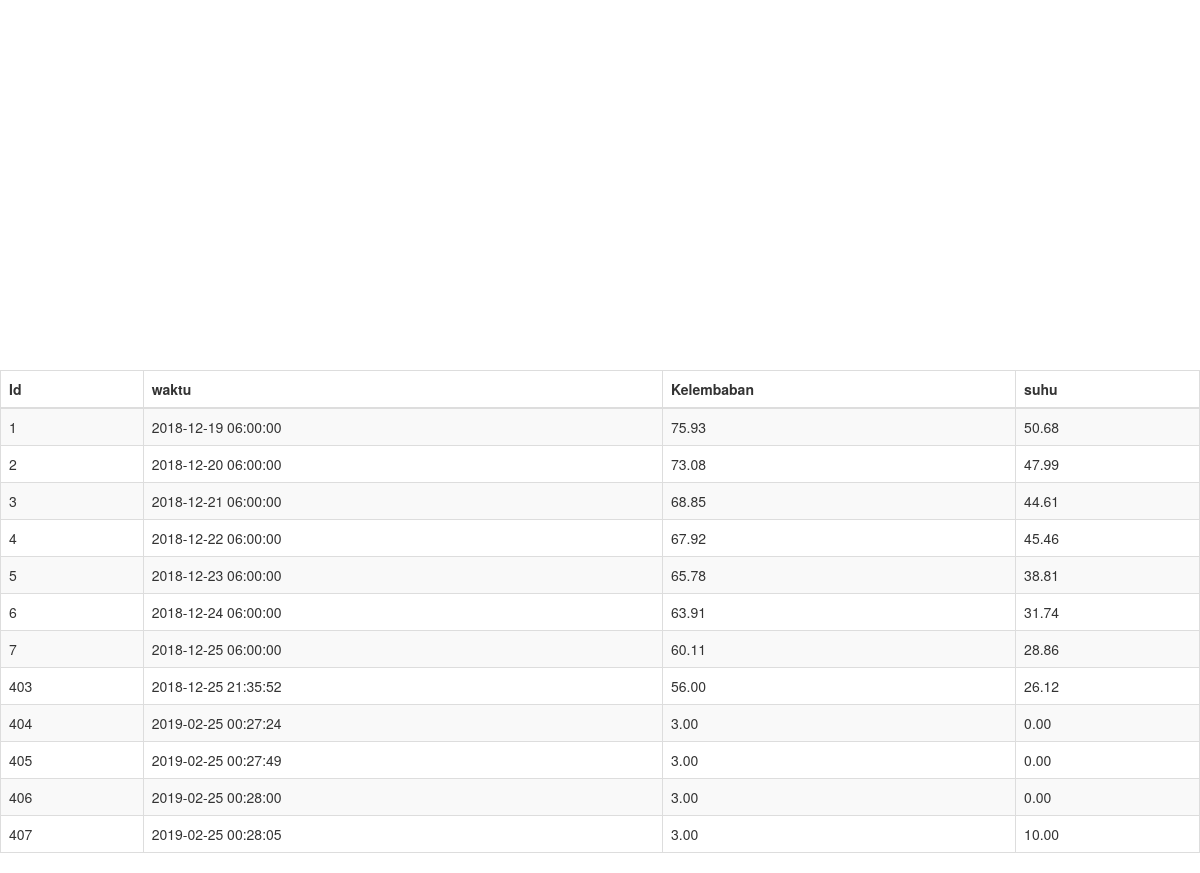
Page /index.php/manage_monitoring on the committed database.
### tables this page shows
CREATE TABLE `monitoring` (
  `id` int(11) NOT NULL,
  `waktu` datetime NOT NULL DEFAULT CURRENT_TIMESTAMP ON UPDATE CURRENT_TIMESTAMP,
  `kelembaban` float(8,2) NOT NULL,
  `suhu` float(8,2) NOT NULL
);

### application/controllers/manage_monitoring.php (called while the page is built, shortened)
<?php
class Manage_monitoring extends CI_Controller{
    function __construct()
    {
        $this->load->model('model_monitoring');
    }
    function index()
    {
		$this->load->model('model_monitoring','monitoring');
		$data['monitoring'] = $this->model_monitoring->get_all_monitoring();
        $data['_view'] = 'pemilik/monitoring/index';
        $this->load->view('layout',$data);
    }
}

### index.php (called while the page is built, shortened)
<?php
require_once BASEPATH.'core/CodeIgniter.php';

### application/models/model_monitoring.php (called while the page is built, shortened)
<?php
class Model_monitoring extends CI_Model
{
    function get_all_monitoring()
    {
        $this->db->select('*');
        $this->db->from("monitoring");
        return $this->db->get()->result_array();
    }
}

### application/views/pemilik/monitoring/index.php (the view, shortened to what this page needs)
<link rel="stylesheet" type="text/css" href="https://cdn.datatables.net/1.10.19/css/jquery.dataTables.css">
    <div id="container" style="width: 1000px; height: 330px; margin: 0 auto"></div>
<br><br>
<table class="table table-striped table-bordered" id="data">
<thead>
    <tr>
        <th>Id</th>
        <th>waktu</th>
        <th>Kelembaban</th>
        <th>suhu</th>
    </tr>
</thead>
    <tbody>
    <?php foreach($monitoring as $p){ ?>
        <tr>
        <td><?php echo $p['id']; ?></td>
        <td><?php echo $p['waktu']; ?></td>
        <td><?php echo $p['kelembaban']; ?></td>
        <td><?php echo $p['suhu']; ?></td>
        </tr>
    <?php } ?>
    </tbody>
</table>

### application/views/layout.php (shortened to what this page needs)
<!DOCTYPE html>
<html>
	<head>
<link rel="stylesheet" type="text/css" href="<?php echo base_url() ;?>assets/css/bootstrap.css"/>
<link rel="stylesheet" type="text/css" href="<?php echo base_url();?>assets/DataTables/buttons.dataTables.min.css">
<link rel="stylesheet" type="text/css" href="<?php echo base_url();?>assets/DataTables/media/css/jquery.dataTables.min.css">
	</head>
	<body>
	<?php	if(isset($_view) && $_view)
	    $this->load->view($_view);
	?>
	</body>
</html>

### rows in the picture
monitoring: id "1", waktu "2018-12-19 06:00:00", kelembaban "75.93", suhu "50.68"
monitoring: id "2", waktu "2018-12-20 06:00:00", kelembaban "73.08", suhu "47.99"
monitoring: id "3", waktu "2018-12-21 06:00:00", kelembaban "68.85", suhu "44.61"
monitoring: id "4", waktu "2018-12-22 06:00:00", kelembaban "67.92", suhu "45.46"
monitoring: id "5", waktu "2018-12-23 06:00:00", kelembaban "65.78", suhu "38.81"
monitoring: id "6", waktu "2018-12-24 06:00:00", kelembaban "63.91", suhu "31.74"
monitoring: id "7", waktu "2018-12-25 06:00:00", kelembaban "60.11", suhu "28.86"
monitoring: id "403", waktu "2018-12-25 21:35:52", kelembaban "56.00", suhu "26.12"
monitoring: id "404", waktu "2019-02-25 00:27:24", kelembaban "3.00", suhu "0.00"
monitoring: id "405", waktu "2019-02-25 00:27:49", kelembaban "3.00", suhu "0.00"
monitoring: id "406", waktu "2019-02-25 00:28:00", kelembaban "3.00", suhu "0.00"
monitoring: id "407", waktu "2019-02-25 00:28:05", kelembaban "3.00", suhu "10.00"
